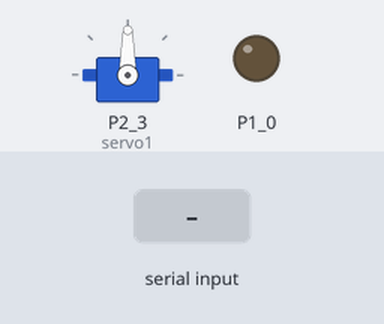
Bench run of a sketch on a simulated TI MSP430 LaunchPad. On the bench: servo, output pins drawn as LEDs (lit = HIGH). The test bench sets the inputs (shaded band).

Above: at 1.2 s.
1.3 s: "1" received over Serial
At 2.1 s:
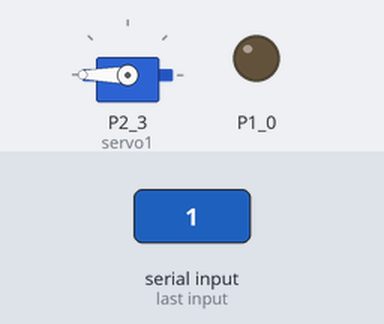
Timing chart, 0 to 4.3 s (numbered marks = the images above; inputs shaded):
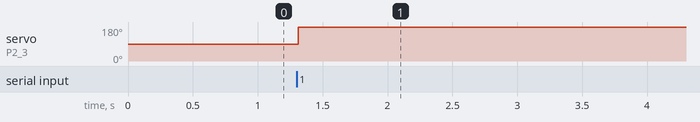

The sketch:

servo_client_MSP.ino
```cpp
#include <Servo.h>

Servo servo1;

static const int analogpins[] = {A3, A4, A5, A6, A7};
int minBend = 300;
int maxBend = 700;

int power(int x, int y) {
  int total = 1;
  for (int i = 0; i < y; i++) {
    total *= x;
  }
  return total;
}

int bendToAngle(int bend) {
  return 180 - int(float(bend - minBend) / (maxBend - minBend) * 180 + .5);
}

void sendSerialError() {
  Serial.println("error");
  delay(500);
  Serial.flush();
}

int getData() {
  delay(5);
  unsigned long start = millis();
  int vals[5];
  int val = Serial.read();
  int count = 0;
  while (int(val) != 59) {
    //Serial.print(val);
    if (millis() > start + 1000 || count > 4) {
      return -1;
    }
    //Serial.println(val);
    vals[count] = val - int('0');
    count++;
    val = Serial.read();
  }
  //Serial.println("count" + String(count));
  int intVal = 0;
  for (int i = 0; i < count; i++) {
    //Serial.println(vals[i]);
    intVal += vals[i] * power(10, (count - i));
  }
  //Serial.flush();
  //digitalWrite(P1_0,HIGH);
  return intVal / 10;
}

void setup() {
  Serial.begin(9600);
  //Serial.println(int('0'));
  pinMode(P1_0,OUTPUT);
  servo1.attach(P2_3);
  servo1.write(90);
}

void loop() {
  // put your main code here, to run repeatedly:
  if (Serial.available() > 0) {
    /*int message[] = {-1, -1, -1, -1};
    int lastRead = Serial.read();
    int readCount = 1;
    unsigned long start = millis();
    while (lastRead != 59) {
      message[readCount - 1] = lastRead;
      while (Serial.available() == 0) {
        if (millis() > start + 1000) {
          sendSerialError();
          return;
        }
      }
      lastRead = Serial.read();
      if (lastRead == 59) {
        break;
      }
      readCount++;
      if (readCount > 5) {
        sendSerialError();
        return;
      }
    }
    //Serial.println(command);

    Serial.println("");*/
    int data = getData();
    //Serial.println(data);
    //delay(50);
    //int val = Serial.read();
    //Serial.println(val);
    //Serial.flush();
    //Serial.println(
    servo1.write(bendToAngle(data));
  }
  delay(10);
}
```

Measured:
- after the input at 1.3 s, servo on P2_3 (servo1): 90° → 180° at once
